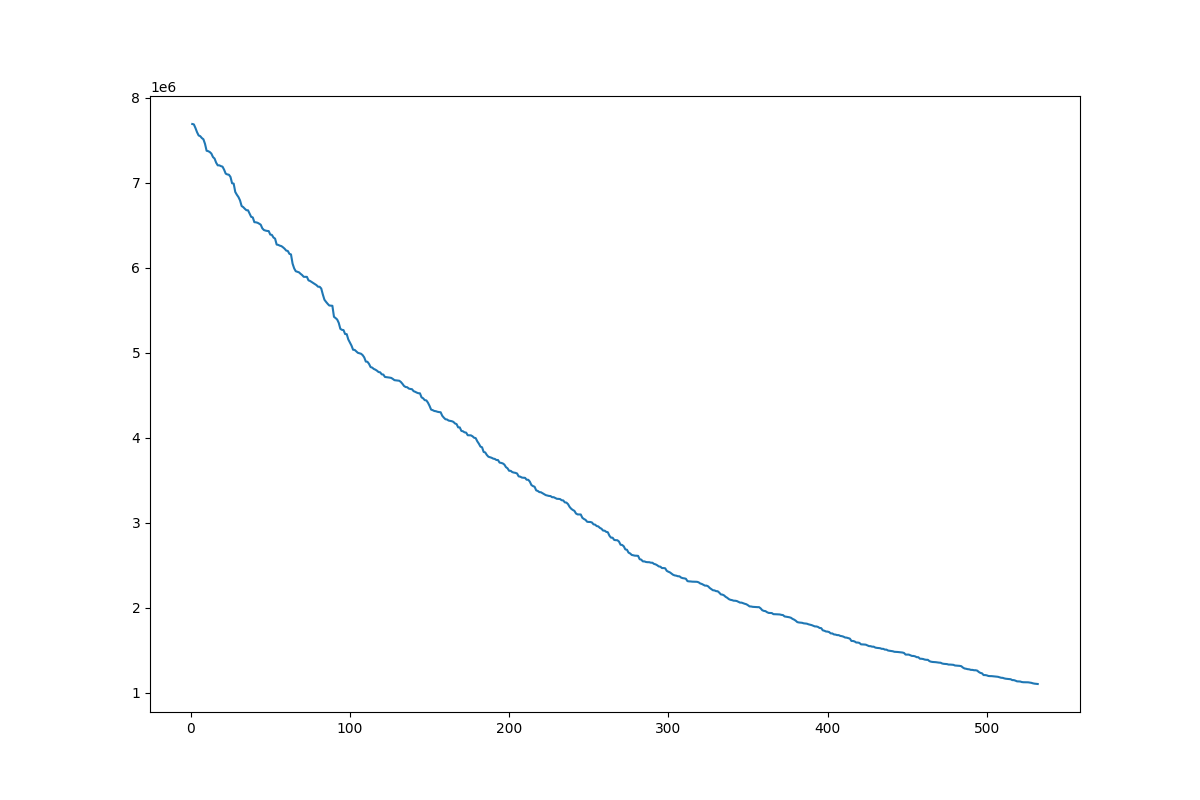

The Python source for this figure:
import matplotlib.pyplot as plt

l = []
r = []
with open("./scoretrend.txt", "r") as f:
    lines = f.read().split("\n")

    for j, i in enumerate(lines):
        l.append(float(i))
        r.append(j + 1)

fig = plt.figure(figsize=(12, 8))
plt.plot(r, l)
plt.savefig("./trendplot.png")
